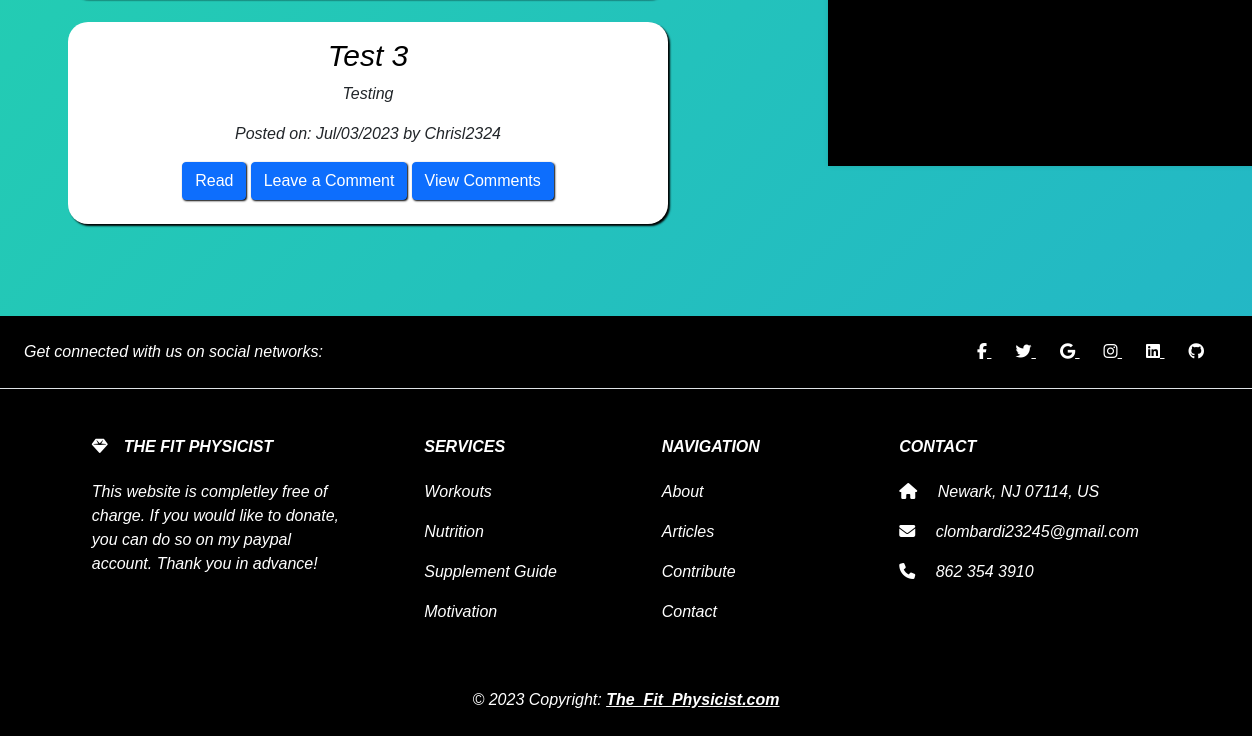
The page /view_all (lower part) on the database as committed earlier.
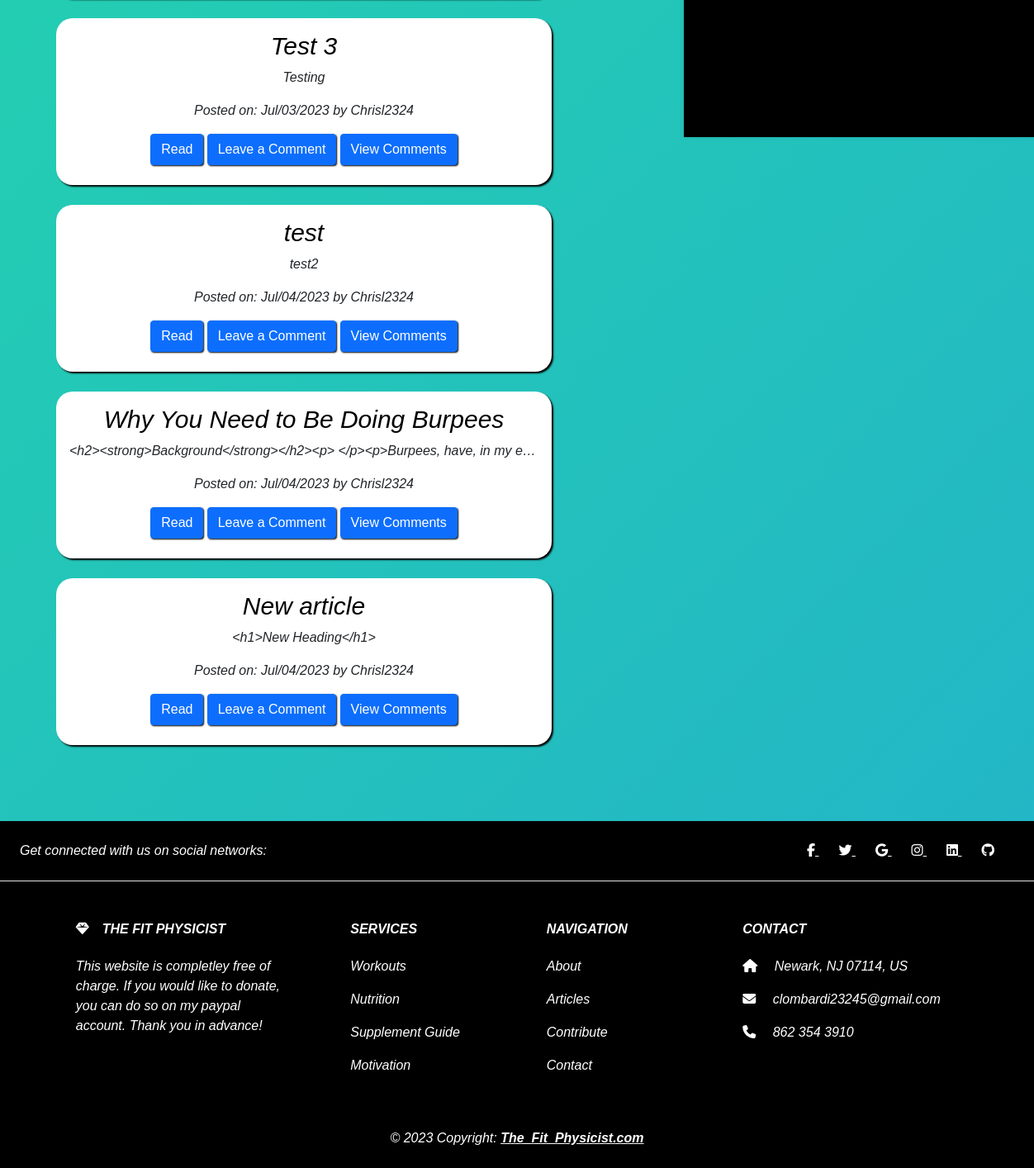
The same page on the database as committed later.
### app.py (models this page shows, shortened)
class Article(db.Model):
    __tablename__ = "articles"
    id = db.Column(db.Integer, primary_key=True)
    title = db.Column(db.String(80), nullable=False)
    content = db.Column(db.String, nullable=False)
    created_on = db.Column(db.DateTime, default=datetime.now())
    user_id = db.Column(db.Integer, db.ForeignKey("users.id"), nullable=False)
    author = db.Column(db.String, nullable=False)
    image = db.Column(db.String)
    is_authenticated = db.Column(db.Boolean, default=False)
    user = db.relationship("User", backref=db.backref("articles", lazy=True))
    comments = db.relationship("Comment", back_populates="article")

### app.py (the view)
@app.route('/view_all')
def view_all():
    articles=Article.query.all()
    articles = [article for article in articles if article.is_authenticated]
    comment_form = CommentForm()
    return render_template('new.html', articles=articles, comment_form=comment_form)

### templates/new.html (shortened to what this page needs)
{% extends 'base.html' %}
{% block head %}
<link rel="stylesheet" href="{{url_for('static', filename='css/all.css')}}">
{% endblock head %}
{% block content %}
<main class="my-5">
  <div class="container">
    <div class="row">
      <div class="col-lg-8">
        <section class="text-center">
          {% for article in articles %}
          <div class="card mb-4">
            <div class="card-body" id="custom-card-body">
              <h5 class="card-title">{{article.title}}</h5>
              <p class="card-text overflow-ellipsis">
                {{article.content}}
              </p>
              <p>Posted on: {{article.created_on.strftime('%b/%d/%Y')}} by {{article.author}}</p>
              {% if current_user.id == article.user_id %}
              <div class="button-group" role="group">
                <a href="{{url_for('single_article', article_id=article.id)}}" class="btn btn-primary mb-2">Read</a>
                <a class="btn btn-primary mr-2 mb-2" href="{{url_for('edit', id=article.id)}}">Update</a>
                <a class="btn btn-primary mr-2 mb-2" href="{{url_for('delete', id=article.id)}}">Delete</a>
                <a class="btn btn-primary mr-2 mb-2" data-toggle="modal" data-target="#commentModal{{article.id}}">Leave a Comment</a>
                <a class="btn btn-primary mr-2 mb-2" href="{{url_for('single_article', article_id=article.id)}}">View Comments</a>
              </div>
              {% else %}
              <div class="button-group" role="group">
                <a href="{{url_for('single_article', article_id=article.id)}}" class="btn btn-primary mb-2">Read</a>
                <a class="btn btn-primary mr-2 mb-2" data-toggle="modal" data-target="#commentModal{{ article.id }}">Leave a Comment</a>
                <a class="btn btn-primary mr-2 mb-2" href="{{url_for('single_article', article_id=article.id)}}">View Comments</a>
              </div>
              {% endif %}
            </div>
          </div>
          {% endfor %}
        </section>
      </div>
      <div class="col-lg-4">
        <div class="sidebar">
        </div>
      </div>
    </div>
  </div>
</main>
{% endblock content %}

### templates/base.html (shortened to what this page needs)
<!DOCTYPE html>
<html>
<head>
    <link href="https://cdn.jsdelivr.net/npm/bootstrap@5.0.2/dist/css/bootstrap.min.css" rel="stylesheet">
    <link rel="stylesheet" href="{{url_for('static', filename='css/style2.css')}}">
    {% block head %}{% endblock %}
</head>
<body>
    <div class="d-flex flex-column justify-content-center w-100 h-100">
        <div class="d-flex flex-column justify-content-center align-items-center">
        {% block content %}{% endblock %}
        </div>
    </div>
<footer class="text-center text-lg-start text-white" id="footer-section">
    <section class="d-flex justify-content-center justify-content-lg-between p-4 border-bottom container-fluid">
      <div class="me-5 d-none d-lg-block">
        <span>Get connected with us on social networks:</span>
      </div>
      <div>
        <a href="https://www.facebook.com/chris.lombardi.5" class="me-4 text-reset">
          <i class="fab fa-facebook-f"></i>
        </a>
        <a href="" class="me-4 text-reset">
          <i class="fab fa-twitter"></i>
        </a>
        <a href="" class="me-4 text-reset">
          <i class="fab fa-google"></i>
        </a>
        <a href="" class="me-4 text-reset">
          <i class="fab fa-instagram"></i>
        </a>
        <a href="" class="me-4 text-reset">
          <i class="fab fa-linkedin"></i>
        </a>
        <a href="" class="me-4 text-reset">
          <i class="fab fa-github"></i>
        </a>
      </div>
    </section>
    <section class="footer">
      <div class="container text-center text-md-start mt-5">
        <div class="row mt-3">
          <div class="col-md-3 col-lg-4 col-xl-3 mx-auto mb-4">
            <h6 class="text-uppercase fw-bold mb-4">
              <i class="fas fa-gem me-3"></i>The Fit Physicist
            </h6>
            <p>
              This website is completley free of charge. If you would like to donate, you can
              do so on my paypal account. Thank you in advance!
            </p>
          </div>
          <div class="col-md-2 col-lg-2 col-xl-2 mx-auto mb-4">
            <h6 class="text-uppercase fw-bold mb-4">
              Services
            </h6>
            <p>
              <a href="#!" class="text-reset">Workouts</a>
            </p>
            <p>
              <a href="#!" class="text-reset">Nutrition</a>
            </p>
            <p>
              <a href="#!" class="text-reset">Supplement Guide</a>
            </p>
            <p>
              <a href="#!" class="text-reset">Motivation</a>
            </p>
          </div>
          <div class="col-md-3 col-lg-2 col-xl-2 mx-auto mb-4">
            <h6 class="text-uppercase fw-bold mb-4">
              Navigation
            </h6>
            <p>
              <a href="{{url_for('about')}}" class="text-reset">About</a>
            </p>
            <p>
              <a href="{{url_for('article')}}" class="text-reset">Articles</a>
            </p>
            <p>
              <a href="{{url_for('contribute')}}" class="text-reset">Contribute</a>
            </p>
            <p>
              <a href="{{url_for('contact')}}" class="text-reset">Contact</a>
            </p>
          </div>
          <div class="col-md-4 col-lg-3 col-xl-3 mx-auto mb-md-0 mb-4">
            <h6 class="text-uppercase fw-bold mb-4">Contact</h6>
            <p><i class="fas fa-home me-3"></i> Newark, NJ 07114, US</p>
            <p>
              <i class="fas fa-envelope me-3"></i>
              clombardi23245@gmail.com
            </p>
            <p><i class="fas fa-phone me-3"></i> 862 354 3910</p>
          </div>
        </div>
      </div>
    </section>
    <div class="text-center p-4" style="background-color: rgba(0, 0, 0, 0.05);">
      © 2023 Copyright:
      <a class="text-reset fw-bold" href="#/">The_Fit_Physicist.com</a>
    </div>
  </footer>
</body>
</html>

### static/css/style2.css (style rules this page uses)
html, body { background: linear-gradient(-45deg, #ee7752, #e73c7e, #23a6d5, #23d5ab); background-size: 400% 400%; animation: gradient 15s ease infinite; }
body { animation: pulsate 5s ease-in-out infinite; }
footer { color: white; font-family:'Franklin Gothic Medium', 'Arial Narrow', Arial, sans-serif; font-style: italic; text-shadow: 1px 1px 1px black; background-color: black; margin-top: 20px; }
.footer a { text-decoration: none; }

### static/css/all.css (style rules this page uses)
html, body { animation: gradient 15s ease infinite; }
.card { border: none; border-radius: 20px; box-shadow: 2px 2px 2px black; height: 100%; margin-bottom: 10px; overflow: hidden; width: 600px; float: left; }
.card-title { font-family: 'Franklin Gothic Medium', 'Arial Narrow', Arial, sans-serif; font-style: italic; font-size: 30px; text-align: center; }
.btn-primary { box-shadow: 1px 1px 2px black; font-family: 'Franklin Gothic Medium', 'Arial Narrow', Arial, sans-serif; }
p { font-family: 'Franklin Gothic Medium', 'Arial Narrow', Arial, sans-serif; font-style: italic; }
.overflow-ellipsis { overflow: hidden; text-overflow: ellipsis; white-space: nowrap; }
.sidebar { top: 5; right: 2; position: sticky; right: 0; width: 440px; margin-top: -48px; padding: 20px; background-color: #f8f9fa; box-shadow: 0 0 5px rgba(0, 0, 0, 0.1); margin-right: 40px; background-color: black; color: white; height: 800px }
h5 { color: black; }

Rows that differ between the two databases and show on the page:
added Article: title "test", content "test2", created_on "Jul/04/2023", author "Chrisl2324"
added Article: title "Why You Need to Be Doing Burpees", content "<h2><strong>Background</strong></h2><p> </p><p>Burpees, have, in my e…", created_on "Jul/04/2023", author "Chrisl2324"
added Article: title "New article", content "<h1>New Heading</h1>", created_on "Jul/04/2023", author "Chrisl2324"
